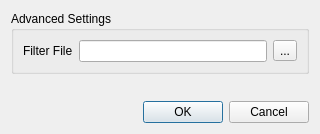
<?xml version="1.0" encoding="UTF-8"?>
<ui version="4.0">
 <class>SettingsDialog</class>
 <widget class="QDialog" name="SettingsDialog">
  <property name="geometry">
   <rect>
    <x>0</x>
    <y>0</y>
    <width>320</width>
    <height>134</height>
   </rect>
  </property>
  <property name="windowTitle">
   <string>STORM settings</string>
  </property>
  <layout class="QVBoxLayout" name="verticalLayout">
   <item>
    <widget class="QGroupBox" name="generalGroup">
     <property name="sizePolicy">
      <sizepolicy hsizetype="Expanding" vsizetype="Expanding">
       <horstretch>0</horstretch>
       <verstretch>0</verstretch>
      </sizepolicy>
     </property>
     <property name="title">
      <string>Advanced Settings</string>
     </property>
     <layout class="QFormLayout" name="formLayout_2">
      <property name="fieldGrowthPolicy">
       <enum>QFormLayout::AllNonFixedFieldsGrow</enum>
      </property>
      <item row="2" column="0">
       <widget class="QLabel" name="label_3">
        <property name="text">
         <string>Filter File</string>
        </property>
       </widget>
      </item>
      <item row="2" column="1">
       <layout class="QHBoxLayout" name="horizontalLayout">
        <item>
         <widget class="FilenameLineEdit" name="m_filterFilename">
          <property name="minimumSize">
           <size>
            <width>100</width>
            <height>0</height>
           </size>
          </property>
         </widget>
        </item>
        <item>
         <widget class="QToolButton" name="m_selectFilterFile">
          <property name="text">
           <string>...</string>
          </property>
         </widget>
        </item>
       </layout>
      </item>
     </layout>
    </widget>
   </item>
   <item>
    <spacer name="verticalSpacer">
     <property name="orientation">
      <enum>Qt::Vertical</enum>
     </property>
     <property name="sizeHint" stdset="0">
      <size>
       <width>20</width>
       <height>40</height>
      </size>
     </property>
    </spacer>
   </item>
   <item>
    <widget class="QDialogButtonBox" name="buttonBox">
     <property name="orientation">
      <enum>Qt::Horizontal</enum>
     </property>
     <property name="standardButtons">
      <set>QDialogButtonBox::Cancel|QDialogButtonBox::Ok</set>
     </property>
    </widget>
   </item>
  </layout>
 </widget>
 <customwidgets>
  <customwidget>
   <class>FilenameLineEdit</class>
   <extends>QLineEdit</extends>
   <header>filenamelineedit.h</header>
  </customwidget>
 </customwidgets>
 <resources/>
 <connections>
  <connection>
   <sender>buttonBox</sender>
   <signal>accepted()</signal>
   <receiver>SettingsDialog</receiver>
   <slot>accept()</slot>
   <hints>
    <hint type="sourcelabel">
     <x>227</x>
     <y>358</y>
    </hint>
    <hint type="destinationlabel">
     <x>157</x>
     <y>274</y>
    </hint>
   </hints>
  </connection>
  <connection>
   <sender>buttonBox</sender>
   <signal>rejected()</signal>
   <receiver>SettingsDialog</receiver>
   <slot>reject()</slot>
   <hints>
    <hint type="sourcelabel">
     <x>295</x>
     <y>364</y>
    </hint>
    <hint type="destinationlabel">
     <x>286</x>
     <y>274</y>
    </hint>
   </hints>
  </connection>
 </connections>
</ui>
